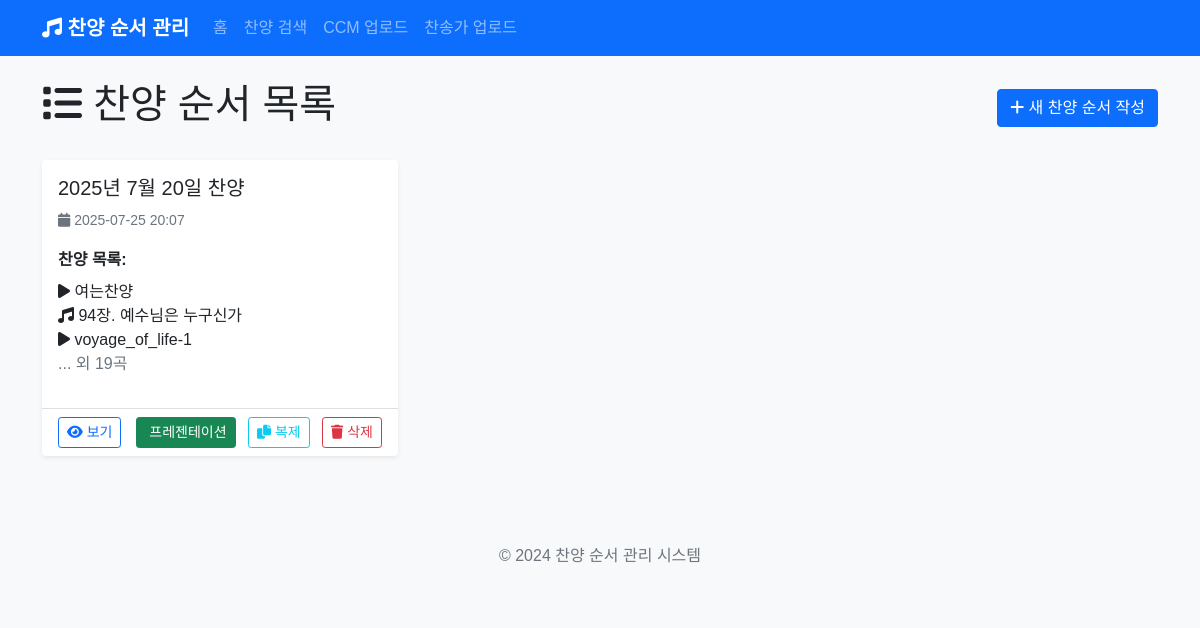
Before: / with the older database file.
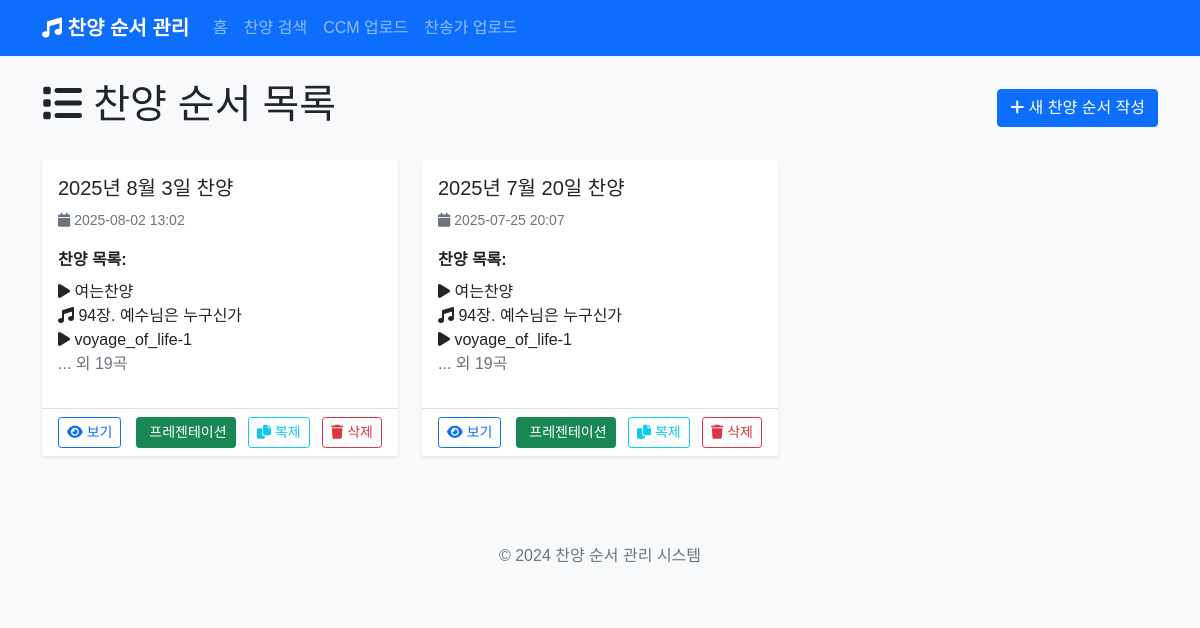
After: the same page with the newer database file.
### app.py (models this page shows)
class PraisePost(db.Model):
    id = db.Column(db.Integer, primary_key=True)
    title = db.Column(db.String(200), nullable=False)
    content = db.Column(db.Text, nullable=False)
    created_at = db.Column(db.DateTime, default=datetime.utcnow)
    songs = db.relationship('Song', backref='praise_post', lazy=True, cascade='all, delete-orphan')
    background_image = db.Column(db.String(500))  # 전체 배경 이미지
    parallax_image = db.Column(db.String(500))  # 패럴랙스 배경 이미지

class Song(db.Model):
    id = db.Column(db.Integer, primary_key=True)
    title = db.Column(db.String(200), nullable=False)
    song_type = db.Column(db.String(50), nullable=False)  # 'hymn', 'ccm', 'section', 'media'
    hymn_number = db.Column(db.String(10))  # 찬송가 번호
    lyrics = db.Column(db.Text)  # 가사
    order = db.Column(db.Integer, nullable=False)
    praise_post_id = db.Column(db.Integer, db.ForeignKey('praise_post.id'), nullable=False)
    section_title = db.Column(db.String(200))  # 섹션 제목 (예: 찬양순서1)
    media_type = db.Column(db.String(50))  # 'image', 'video'
    media_url = db.Column(db.String(500))  # 미디어 파일 경로
    background_image = db.Column(db.String(500))  # 배경 이미지

### app.py (the view)
@app.route('/')
def index():
    posts = PraisePost.query.order_by(PraisePost.created_at.desc()).all()
    return render_template('index.html', posts=posts)

### templates/index.html (shortened to what this page needs)
{% extends "base.html" %}
{% block content %}
<div class="row">
    <div class="col-12">
        <div class="d-flex justify-content-between align-items-center mb-4">
            <h1><i class="fas fa-list"></i> 찬양 순서 목록</h1>
            <a href="{{ url_for('new_post') }}" class="btn btn-primary">
                <i class="fas fa-plus"></i> 새 찬양 순서 작성
            </a>
        </div>
    </div>
</div>
{% if posts %}
<div class="row">
    {% for post in posts %}
    <div class="col-md-6 col-lg-4 mb-4">
        <div class="card h-100 shadow-sm">
            <div class="card-body">
                <h5 class="card-title">{{ post.title }}</h5>
                <p class="card-text text-muted">
                    <small>
                        <i class="fas fa-calendar"></i> {{ post.created_at.strftime('%Y-%m-%d %H:%M') }}
                    </small>
                </p>
                <div class="mb-3">
                    <strong>찬양 목록:</strong>
                    <ul class="list-unstyled mt-2">
                        {% for song in post.songs[:3] %}
                        <li>
                            <i class="fas fa-{{ 'music' if song.song_type == 'hymn' else 'play' }}"></i>
                            {% if song.song_type == 'hymn' %}
                                {{ song.hymn_number }}장. {{ song.title }}
                            {% else %}
                                {{ song.title }}
                            {% endif %}
                        </li>
                        {% endfor %}
                        {% if post.songs|length > 3 %}
                        <li class="text-muted">... 외 {{ post.songs|length - 3 }}곡</li>
                        {% endif %}
                    </ul>
                </div>
            </div>
            <div class="card-footer bg-transparent">
                <div class="d-flex justify-content-between align-items-center">
                    <div>
                        <a href="{{ url_for('view_post', post_id=post.id) }}" class="btn btn-outline-primary btn-sm">
                            <i class="fas fa-eye"></i> 보기
                        </a>
                    </div>
                    <div>
                        <a href="{{ url_for('presentation', post_id=post.id) }}" class="btn btn-success btn-sm me-2" target="_blank">
                             프레젠테이션
                        </a>
                        <button type="button" class="btn btn-outline-info btn-sm me-2" onclick="duplicatePost({{ post.id }}, '{{ post.title }}')" title="복제하기">
                            <i class="fas fa-copy"></i> 복제
                        </button>
                        <button type="button" class="btn btn-outline-danger btn-sm" onclick="confirmDelete({{ post.id }}, '{{ post.title }}')">
                            <i class="fas fa-trash"></i> 삭제
                        </button>
                    </div>
                </div>
            </div>
        </div>
    </div>
    {% endfor %}
</div>
{% endif %}
{% endblock %}

### templates/base.html (shortened to what this page needs)
<!DOCTYPE html>
<html lang="ko">
<head>
    <link href="https://cdn.jsdelivr.net/npm/bootstrap@5.1.3/dist/css/bootstrap.min.css" rel="stylesheet">
    <link href="https://cdnjs.cloudflare.com/ajax/libs/font-awesome/6.0.0/css/all.min.css" rel="stylesheet">
    <link href="{{ url_for('static', filename='css/style.css') }}" rel="stylesheet">
</head>
<body>
    <nav class="navbar navbar-expand-lg navbar-dark bg-primary">
        <div class="container">
            <a class="navbar-brand" href="{{ url_for('index') }}">
                <i class="fas fa-music"></i> 찬양 순서 관리
            </a>
            <div class="collapse navbar-collapse" id="navbarNav">
                <ul class="navbar-nav me-auto">
                    <li class="nav-item">
                        <a class="nav-link" href="{{ url_for('index') }}">홈</a>
                    </li>
                    <li class="nav-item">
                        <a class="nav-link" href="{{ url_for('search') }}">찬양 검색</a>
                    </li>
                    <li class="nav-item">
                        <a class="nav-link" href="{{ url_for('upload_ccm') }}">CCM 업로드</a>
                    </li>
                    <li class="nav-item">
                        <a class="nav-link" href="{{ url_for('upload_hymn') }}">찬송가 업로드</a>
                    </li>
                </ul>
            </div>
        </div>
    </nav>
    <main class="container mt-4">
        {% block content %}{% endblock %}
    </main>
    <footer class="bg-light text-center text-muted py-3 mt-5">
        <div class="container">
            <p>&copy; 2024 찬양 순서 관리 시스템</p>
        </div>
    </footer>
</body>
</html>

### static/css/style.css (style rules this page uses)
body { font-family: 'Noto Sans KR', sans-serif; background-color: #f8f9fa; }
.navbar-brand { font-weight: bold; }
.card { border: none; box-shadow: 0 0.125rem 0.25rem rgba(0, 0, 0, 0.075); transition: box-shadow 0.15s ease-in-out; }
.btn { transition: all 0.15s ease-in-out; }

Changed rows visible on the page:
added PraisePost: title "2025년 8월 3일 찬양", created_at "2025-08-02 13:02", songs|length "19"
added Song: title "여는찬양", shown under "2025년 8월 3일 찬양"
added Song: hymn_number "94", title "예수님은 누구신가", shown under "2025년 8월 3일 찬양"
added Song: title "voyage_of_life-1", shown under "2025년 8월 3일 찬양"
